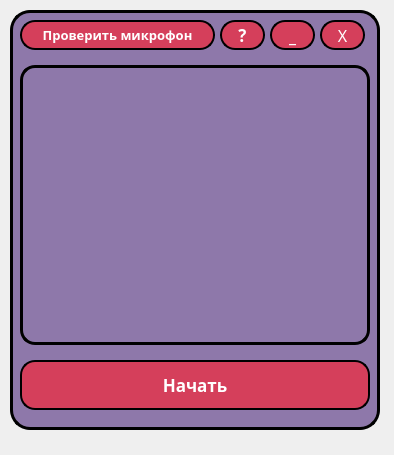
<?xml version="1.0" encoding="UTF-8"?>
<ui version="4.0">
 <class>MainWindow</class>
 <widget class="QMainWindow" name="MainWindow">
  <property name="geometry">
   <rect>
    <x>0</x>
    <y>0</y>
    <width>394</width>
    <height>455</height>
   </rect>
  </property>
  <property name="windowTitle">
   <string>MainWindow</string>
  </property>
  <widget class="QWidget" name="centralwidget">
   <widget class="QFrame" name="general_frame">
    <property name="geometry">
     <rect>
      <x>10</x>
      <y>10</y>
      <width>370</width>
      <height>420</height>
     </rect>
    </property>
    <property name="minimumSize">
     <size>
      <width>370</width>
      <height>420</height>
     </size>
    </property>
    <property name="maximumSize">
     <size>
      <width>370</width>
      <height>420</height>
     </size>
    </property>
    <property name="styleSheet">
     <string notr="true">border-radius: 20px;
background-color: rgb(142, 120, 170);
border: 3px solid black;
</string>
    </property>
    <property name="frameShape">
     <enum>QFrame::StyledPanel</enum>
    </property>
    <property name="frameShadow">
     <enum>QFrame::Raised</enum>
    </property>
    <widget class="QToolButton" name="tBtn_closeWindow">
     <property name="geometry">
      <rect>
       <x>310</x>
       <y>10</y>
       <width>45</width>
       <height>30</height>
      </rect>
     </property>
     <property name="minimumSize">
      <size>
       <width>45</width>
       <height>30</height>
      </size>
     </property>
     <property name="maximumSize">
      <size>
       <width>45</width>
       <height>30</height>
      </size>
     </property>
     <property name="font">
      <font>
       <family>Arial Black</family>
       <pointsize>12</pointsize>
       <weight>50</weight>
       <bold>false</bold>
      </font>
     </property>
     <property name="styleSheet">
      <string notr="true">QToolButton {
	border-radius: 15px;
	border: 2px solid black;
	background-color: rgb(213, 63, 91);
	color: white;
}
QToolButton:hover {
	border: 2px solid black;
	background-color: red;
	color: white;
}
QToolButton:pressed {
	border: 2px solid black;
	color: white;
	background-color: rgb(184, 21, 32);
}</string>
     </property>
     <property name="text">
      <string>X</string>
     </property>
     <property name="iconSize">
      <size>
       <width>20</width>
       <height>20</height>
      </size>
     </property>
    </widget>
    <widget class="QToolButton" name="tBtn_minimaze">
     <property name="geometry">
      <rect>
       <x>260</x>
       <y>10</y>
       <width>45</width>
       <height>30</height>
      </rect>
     </property>
     <property name="minimumSize">
      <size>
       <width>45</width>
       <height>30</height>
      </size>
     </property>
     <property name="maximumSize">
      <size>
       <width>45</width>
       <height>30</height>
      </size>
     </property>
     <property name="font">
      <font>
       <family>Arial Black</family>
       <pointsize>13</pointsize>
       <weight>75</weight>
       <bold>true</bold>
      </font>
     </property>
     <property name="styleSheet">
      <string notr="true">QToolButton {
	border-radius: 15px;
	border: 2px solid black;
	background-color: rgb(213, 63, 91);
	color: white;
}
QToolButton:hover {
	border: 2px solid black;
	background-color: red;
	color: white;
}
QToolButton:pressed {
	border: 2px solid black;
	color: white;
	background-color: rgb(184, 21, 32);
}</string>
     </property>
     <property name="text">
      <string>_</string>
     </property>
     <property name="iconSize">
      <size>
       <width>20</width>
       <height>20</height>
      </size>
     </property>
    </widget>
    <widget class="QToolButton" name="tBtn_check_micro">
     <property name="geometry">
      <rect>
       <x>10</x>
       <y>10</y>
       <width>195</width>
       <height>30</height>
      </rect>
     </property>
     <property name="minimumSize">
      <size>
       <width>195</width>
       <height>30</height>
      </size>
     </property>
     <property name="maximumSize">
      <size>
       <width>195</width>
       <height>30</height>
      </size>
     </property>
     <property name="font">
      <font>
       <family>Arial Black</family>
       <pointsize>10</pointsize>
       <weight>75</weight>
       <bold>true</bold>
      </font>
     </property>
     <property name="styleSheet">
      <string notr="true">QToolButton {
	border-radius: 15px;
	border: 2px solid black;
	background-color: rgb(213, 63, 91);
	color: white;
}
QToolButton:hover {
	border: 2px solid black;
	background-color: red;
	color: white;
}
QToolButton:pressed {
	border: 2px solid black;
	color: white;
	background-color: rgb(184, 21, 32);
}</string>
     </property>
     <property name="text">
      <string>Проверить микрофон</string>
     </property>
     <property name="iconSize">
      <size>
       <width>20</width>
       <height>20</height>
      </size>
     </property>
    </widget>
    <widget class="QToolButton" name="tBtn_start_speaking">
     <property name="geometry">
      <rect>
       <x>10</x>
       <y>350</y>
       <width>350</width>
       <height>50</height>
      </rect>
     </property>
     <property name="minimumSize">
      <size>
       <width>350</width>
       <height>50</height>
      </size>
     </property>
     <property name="maximumSize">
      <size>
       <width>350</width>
       <height>50</height>
      </size>
     </property>
     <property name="font">
      <font>
       <family>Arial Black</family>
       <pointsize>13</pointsize>
       <weight>75</weight>
       <bold>true</bold>
      </font>
     </property>
     <property name="styleSheet">
      <string notr="true">QToolButton {
	border-radius: 15px;
	border: 2px solid black;
	background-color: rgb(213, 63, 91);
	color: white;
}
QToolButton:hover {
	border: 2px solid black;
	background-color: red;
	color: white;
}
QToolButton:pressed {
	border: 2px solid black;
	color: white;
	background-color: rgb(184, 21, 32);
}</string>
     </property>
     <property name="text">
      <string>Начать</string>
     </property>
     <property name="iconSize">
      <size>
       <width>20</width>
       <height>20</height>
      </size>
     </property>
    </widget>
    <widget class="QPlainTextEdit" name="output_text_information">
     <property name="geometry">
      <rect>
       <x>10</x>
       <y>55</y>
       <width>350</width>
       <height>280</height>
      </rect>
     </property>
     <property name="minimumSize">
      <size>
       <width>350</width>
       <height>280</height>
      </size>
     </property>
     <property name="maximumSize">
      <size>
       <width>350</width>
       <height>280</height>
      </size>
     </property>
     <property name="font">
      <font>
       <family>Arial Black</family>
       <pointsize>12</pointsize>
       <weight>50</weight>
       <bold>false</bold>
      </font>
     </property>
     <property name="cursor" stdset="0">
      <cursorShape>PointingHandCursor</cursorShape>
     </property>
     <property name="styleSheet">
      <string notr="true">border-radius: 15px;
background-color: rgb(142, 120, 170);
border: 3px solid black;
color: white;
</string>
     </property>
     <property name="readOnly">
      <bool>true</bool>
     </property>
     <property name="plainText">
      <string/>
     </property>
    </widget>
    <widget class="QToolButton" name="tBtn_commands">
     <property name="geometry">
      <rect>
       <x>210</x>
       <y>10</y>
       <width>45</width>
       <height>30</height>
      </rect>
     </property>
     <property name="minimumSize">
      <size>
       <width>45</width>
       <height>30</height>
      </size>
     </property>
     <property name="maximumSize">
      <size>
       <width>45</width>
       <height>30</height>
      </size>
     </property>
     <property name="font">
      <font>
       <family>Arial Black</family>
       <pointsize>13</pointsize>
       <weight>75</weight>
       <bold>true</bold>
      </font>
     </property>
     <property name="styleSheet">
      <string notr="true">QToolButton {
	border-radius: 15px;
	border: 2px solid black;
	background-color: rgb(213, 63, 91);
	color: white;
}
QToolButton:hover {
	border: 2px solid black;
	background-color: red;
	color: white;
}
QToolButton:pressed {
	border: 2px solid black;
	color: white;
	background-color: rgb(184, 21, 32);
}</string>
     </property>
     <property name="text">
      <string>?</string>
     </property>
     <property name="iconSize">
      <size>
       <width>20</width>
       <height>20</height>
      </size>
     </property>
    </widget>
   </widget>
  </widget>
 </widget>
 <resources/>
 <connections/>
</ui>
